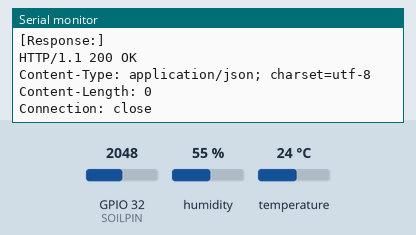
This sketch was run on a simulated ESP32. Parts: the last lines printed to the serial monitor. The inputs (shaded band) are chosen by the test bench; at power-on: GPIO 32 (SOILPIN) = 2048, humidity 55 %, temperature 24 °C. WiFi joins after 1.5 s; servers stay silent unless stated; uploads are accepted with an empty reply.

Above: at 2.7 s.
2.8 s: GPIO 32 (SOILPIN) set to 2866
At 2.89 s:
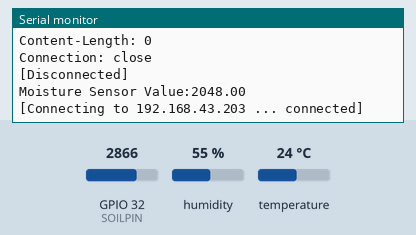
9.0 s: GPIO 32 (SOILPIN) set to 3603
At 9.3 s:
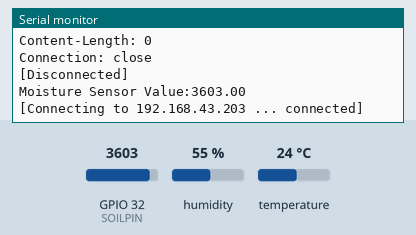
Timing chart, 0 to 12.0 s (numbered marks = the images above; inputs shaded):
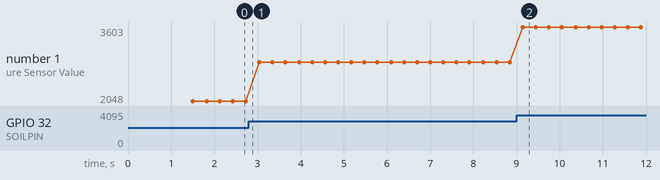

The sketch:

EarthStick.ino
```cpp
// Example testing sketch for various DHT humidity/temperature sensors
// Written by ladyada, public domain

// REQUIRES the following Arduino libraries:
// - DHT Sensor Library: https://github.com/adafruit/DHT-sensor-library
// - Adafruit Unified Sensor Lib: https://github.com/adafruit/Adafruit_Sensor

#include "DHT.h"
#include <WiFi.h>

#define DHTPIN 22
#define DHTTYPE DHT11
DHT dht(DHTPIN, DHTTYPE);

#define SOILPIN 32


//HTTP related
char* ssid = "Interwebs";
char* password = "Internet";

const char* host = "192.168.43.203";


void setup() {
  Serial.begin(115200);

  Serial.printf("Connecting to %s ", ssid);
  WiFi.begin(ssid, password);
  while (WiFi.status() != WL_CONNECTED)
  {
    delay(500);
    Serial.print(".");
  }
  Serial.println(" connected");

  dht.begin();
}

void loop() {
  Serial.print("Moisture Sensor Value:");
  float e = analogRead(SOILPIN);
  Serial.println(e);

  // Reading temperature or humidity takes about 250 milliseconds!
  // Sensor readings may also be up to 2 seconds 'old' (its a very slow sensor)
  float h = dht.readHumidity();
  // Read temperature as Celsius (the default)
  float t = dht.readTemperature();

  // Check if any reads failed and exit early (to try again).
  if (isnan(h) || isnan(t)) {
    Serial.println(F("Failed to read from DHT sensor!"));
    return;
  }
/*
  Serial.print(F("Humidity: "));
  Serial.print(h);
  Serial.print(F("%  Temperature: "));
  Serial.print(t);
  Serial.print(F("°C "));
  Serial.print(f);
  Serial.print(F("°F  Heat index: "));
  Serial.print(hic);
  Serial.print(F("°C "));
  Serial.print(hif);
  Serial.println(F("°F"));
*/
  WiFiClient client;

  Serial.printf("\n[Connecting to %s ... ", host);
  if (client.connect(host, 80))
  {
    Serial.println("connected]");

    Serial.println("[Sending a request]");
    client.print(String("GET /send?sTemp=") + String(t) + "&sHum=" + String(h) + "&sEarth=" + String(e) + " HTTP/1.1\r\n" +
                 "Host: " + host + "\r\n" +
                 "Connection: close\r\n" +
                 "\r\n"
                );

    Serial.println("[Response:]");
    while (client.connected() || client.available())
    {
      if (client.available())
      {
        String line = client.readStringUntil('\n');
        Serial.println(line);
      }
    }
    client.stop();
    Serial.println("\n[Disconnected]");
  }
  else
  {
    Serial.println("connection failed!]");
    client.stop();
  }
}
```

Measured:
- after the input at 9.0 s, the serial monitor: prints a new line after 0.14 s (image 2)
- plotted number 1: 2048 → 2866 after the input at 2.8 s, 2866 → 3603 after the input at 9.0 s
